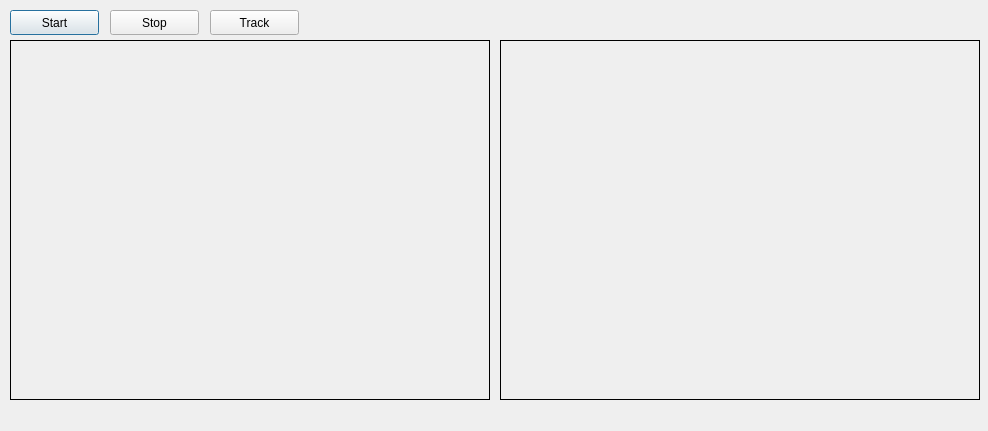
<?xml version="1.0" encoding="UTF-8"?>
<ui version="4.0">
 <class>Dialog</class>
 <widget class="QDialog" name="Dialog">
  <property name="geometry">
   <rect>
    <x>0</x>
    <y>0</y>
    <width>988</width>
    <height>431</height>
   </rect>
  </property>
  <property name="windowTitle">
   <string>Dialog</string>
  </property>
  <widget class="QPushButton" name="start_button">
   <property name="geometry">
    <rect>
     <x>10</x>
     <y>10</y>
     <width>89</width>
     <height>25</height>
    </rect>
   </property>
   <property name="text">
    <string>Start</string>
   </property>
  </widget>
  <widget class="QPushButton" name="stop_button">
   <property name="geometry">
    <rect>
     <x>110</x>
     <y>10</y>
     <width>89</width>
     <height>25</height>
    </rect>
   </property>
   <property name="text">
    <string>Stop</string>
   </property>
  </widget>
  <widget class="QLabel" name="image_label1">
   <property name="geometry">
    <rect>
     <x>10</x>
     <y>40</y>
     <width>480</width>
     <height>360</height>
    </rect>
   </property>
   <property name="frameShape">
    <enum>QFrame::Box</enum>
   </property>
   <property name="text">
    <string/>
   </property>
  </widget>
  <widget class="QLabel" name="image_label2">
   <property name="geometry">
    <rect>
     <x>500</x>
     <y>40</y>
     <width>480</width>
     <height>360</height>
    </rect>
   </property>
   <property name="frameShape">
    <enum>QFrame::Box</enum>
   </property>
   <property name="text">
    <string/>
   </property>
  </widget>
  <widget class="QPushButton" name="track_button">
   <property name="geometry">
    <rect>
     <x>210</x>
     <y>10</y>
     <width>89</width>
     <height>25</height>
    </rect>
   </property>
   <property name="text">
    <string>Track</string>
   </property>
  </widget>
  <zorder>start_button</zorder>
  <zorder>stop_button</zorder>
  <zorder>track_button</zorder>
  <zorder>image_label2</zorder>
  <zorder>image_label1</zorder>
 </widget>
 <resources/>
 <connections/>
</ui>
